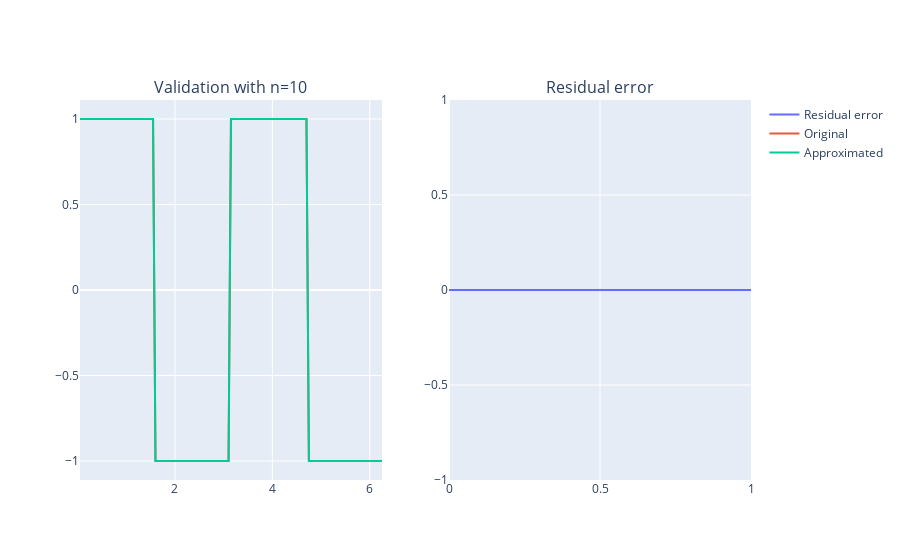

Notebook code cell kept with this figure:
### Markdown cell above
Square(2x)

### Code cell
x, sin_data, sqr_data = data_gen(0, 2*np.pi)
t_x, t_sin_data, t_sqr_data = data_gen(0.05, 2*np.pi, step=0.05)

n = 10
epochs = 2

RBFNet = RBF_Network(n, x, useSqr=True)

# RBFNet.init_cl(x, 50, 1e-2) # Uncomment this to use CL initialization
RBFNet.train_network(epochs, x, sqr_data, t_x, t_sqr_data)
res_error = RBFNet.validate(t_x, t_sqr_data, _plot=True)

print(res_error)

### Figure 1 — Plotly figure (JSON) as saved in the notebook; plotly's stock layout.template omitted (floating-point values rounded to 4 significant figures)
{"data": [{"mode": "lines", "name": "Residual error", "type": "scatter", "x": [0, 1], "xaxis": "x2", "y": [0, 0], "yaxis": "y2"}, {"mode": "lines", "name": "Original", "type": "scatter", "x": [0.05, 0.1, 0.15, 0.2, 0.25, 0.3, 0.35, 0.4, 0.45, 0.5, 0.55, 0.6, 0.65, 0.7, 0.75, 0.8, 0.85, 0.9, 0.95, 1, 1.05, 1.1, 1.15, 1.2, 1.25, 1.3, 1.35, 1.4, 1.45, 1.5, 1.55, 1.6, 1.65, 1.7, 1.75, 1.8, 1.85, 1.9, 1.95, 2, 2.05, 2.1, 2.15, 2.2, 2.25, 2.3, 2.35, 2.4, 2.45, 2.5, 2.55, 2.6, 2.65, 2.7, 2.75, 2.8, 2.85, 2.9, 2.95, 3, 3.05, 3.1, 3.15, 3.2, 3.25, 3.3, 3.35, 3.4, 3.45, 3.5, 3.55, 3.6, 3.65, 3.7, 3.75, 3.8, 3.85, 3.9, 3.95, 4, 4.05, 4.1, 4.15, 4.2, 4.25, 4.3, 4.35, 4.4, 4.45, 4.5, 4.55, 4.6, 4.65, 4.7, 4.75, 4.8, 4.85, 4.9, 4.95, 5, 5.05, 5.1, 5.15, 5.2, 5.25, 5.3, 5.35, 5.4, 5.45, 5.5, 5.55, 5.6, 5.65, 5.7, 5.75, 5.8, 5.85, 5.9, 5.95, 6, 6.05, 6.1, 6.15, 6.2, 6.25], "xaxis": "x", "y": [1, 1, 1, 1, 1, 1, 1, 1, 1, 1, 1, 1, 1, 1, 1, 1, 1, 1, 1, 1, 1, 1, 1, 1, 1, 1, 1, 1, 1, 1, 1, -1, -1, -1, -1, -1, -1, -1, -1, -1, -1, -1, -1, -1, -1, -1, -1, -1, -1, -1, -1, -1, -1, -1, -1, -1, -1, -1, -1, -1, -1, -1, 1, 1, 1, 1, 1, 1, 1, 1, 1, 1, 1, 1, 1, 1, 1, 1, 1, 1, 1, 1, 1, 1, 1, 1, 1, 1, 1, 1, 1, 1, 1, 1, -1, -1, -1, -1, -1, -1, -1, -1, -1, -1, -1, -1, -1, -1, -1, -1, -1, -1, -1, -1, -1, -1, -1, -1, -1, -1, -1, -1, -1, -1, -1], "yaxis": "y"}, {"mode": "lines", "name": "Approximated", "type": "scatter", "x": [0.05, 0.1, 0.15, 0.2, 0.25, 0.3, 0.35, 0.4, 0.45, 0.5, 0.55, 0.6, 0.65, 0.7, 0.75, 0.8, 0.85, 0.9, 0.95, 1, 1.05, 1.1, 1.15, 1.2, 1.25, 1.3, 1.35, 1.4, 1.45, 1.5, 1.55, 1.6, 1.65, 1.7, 1.75, 1.8, 1.85, 1.9, 1.95, 2, 2.05, 2.1, 2.15, 2.2, 2.25, 2.3, 2.35, 2.4, 2.45, 2.5, 2.55, 2.6, 2.65, 2.7, 2.75, 2.8, 2.85, 2.9, 2.95, 3, 3.05, 3.1, 3.15, 3.2, 3.25, 3.3, 3.35, 3.4, 3.45, 3.5, 3.55, 3.6, 3.65, 3.7, 3.75, 3.8, 3.85, 3.9, 3.95, 4, 4.05, 4.1, 4.15, 4.2, 4.25, 4.3, 4.35, 4.4, 4.45, 4.5, 4.55, 4.6, 4.65, 4.7, 4.75, 4.8, 4.85, 4.9, 4.95, 5, 5.05, 5.1, 5.15, 5.2, 5.25, 5.3, 5.35, 5.4, 5.45, 5.5, 5.55, 5.6, 5.65, 5.7, 5.75, 5.8, 5.85, 5.9, 5.95, 6, 6.05, 6.1, 6.15, 6.2, 6.25], "xaxis": "x", "y": [1, 1, 1, 1, 1, 1, 1, 1, 1, 1, 1, 1, 1, 1, 1, 1, 1, 1, 1, 1, 1, 1, 1, 1, 1, 1, 1, 1, 1, 1, 1, -1, -1, -1, -1, -1, -1, -1, -1, -1, -1, -1, -1, -1, -1, -1, -1, -1, -1, -1, -1, -1, -1, -1, -1, -1, -1, -1, -1, -1, -1, -1, 1, 1, 1, 1, 1, 1, 1, 1, 1, 1, 1, 1, 1, 1, 1, 1, 1, 1, 1, 1, 1, 1, 1, 1, 1, 1, 1, 1, 1, 1, 1, 1, -1, -1, -1, -1, -1, -1, -1, -1, -1, -1, -1, -1, -1, -1, -1, -1, -1, -1, -1, -1, -1, -1, -1, -1, -1, -1, -1, -1, -1, -1, -1], "yaxis": "y"}], "layout": {"annotations": [{"font": {"size": 16}, "showarrow": false, "text": "Validation with n=10", "x": 0.225, "xanchor": "center", "xref": "paper", "y": 1, "yanchor": "bottom", "yref": "paper"}, {"font": {"size": 16}, "showarrow": false, "text": "Residual error", "x": 0.775, "xanchor": "center", "xref": "paper", "y": 1, "yanchor": "bottom", "yref": "paper"}], "xaxis": {"anchor": "y", "domain": [0, 0.45]}, "xaxis2": {"anchor": "y2", "domain": [0.55, 1]}, "yaxis": {"anchor": "x", "domain": [0, 1]}, "yaxis2": {"anchor": "x2", "domain": [0, 1]}}}
